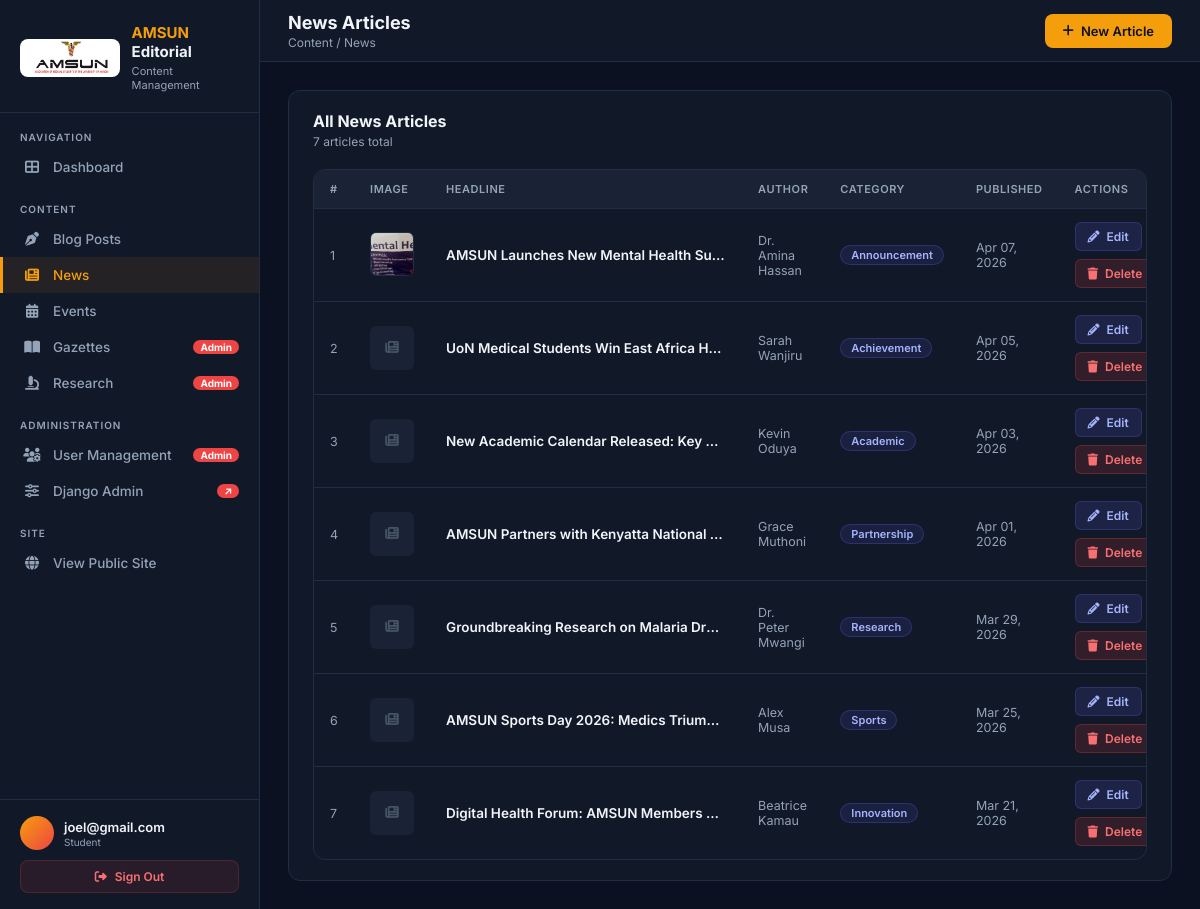
/editorial/news/ (signed in), run on the app's committed database.
### users/models.py (models this page shows, shortened)
class User(AbstractUser):
    email = models.EmailField(unique=True, max_length=255)
    username = None  # We are not using the username field
    ROLE_CHOICES = [
        ('student', 'Student'),
        ('alumni', 'Alumni'),
        ('editor', 'Editor'),
        ('admin', 'Admin'),
    ]
    role = models.CharField(max_length=10, choices=ROLE_CHOICES, default='student')
    objects = UserManager()
    USERNAME_FIELD = 'email'
    REQUIRED_FIELDS = []  # Only email and password are required

### core/models.py (models this page shows, shortened)
class News(models.Model):
    CATEGORY_CHOICES = [
        ('announcement', 'Announcement'),
        ('achievement', 'Achievement'),
        ('academic', 'Academic'),
        ('research', 'Research'),
        ('partnership', 'Partnership'),
        ('innovation', 'Innovation'),
        ('sports', 'Sports'),
        ('other', 'Other'),
    ]
    headline = models.CharField(max_length=200)
    content = models.TextField()
    published_date = models.DateField()
    author = models.CharField(max_length=100)
    image = models.ImageField(default='default.jpg', upload_to='news_pics/', blank=True, null=True)
    category = models.CharField(max_length=100, choices=CATEGORY_CHOICES, blank=True, null=True)

### editorial/views.py (the view)
# urls.py: path('news/',                    views.news_list,   name='news-list'),
@editorial_login_required
def news_list(request):
    news     = News.objects.order_by('-published_date')
    is_admin = _is_admin(request.user)
    return render(request, 'editorial/news_list.html', {'news': news, 'is_admin': is_admin})

### editorial/views.py (called while the page is built)
def _is_admin(user):
    return user.role == 'admin' or user.is_staff or user.is_superuser

### editorial/templates/editorial/news_list.html (shortened to what this page needs)
{% extends 'editorial/base.html' %}
{% block page_title %}News Articles{% endblock %}
{% block breadcrumb %}Content / News{% endblock %}
{% block nav_news %}active{% endblock %}
{% block topbar_actions %}
  <a href="{% url 'editorial:news-create' %}" class="btn btn-primary">
    <i class="fas fa-plus"></i> New Article
  </a>
{% endblock %}
{% block content %}
<div class="card">
  <div class="section-header">
    <div>
      <div class="section-title">All News Articles</div>
      <p class="text-muted" style="font-size:12px;margin-top:3px;">{{ news|length }} article{{ news|length|pluralize }} total</p>
    </div>
  </div>
  {% if news %}
  <div class="tbl-wrap">
    <table>
      <thead>
        <tr>
          <th style="width:50px;">#</th>
          <th style="width:50px;">Image</th>
          <th>Headline</th>
          <th>Author</th>
          <th>Category</th>
          <th>Published</th>
          <th>Actions</th>
        </tr>
      </thead>
      <tbody>
        {% for item in news %}
        <tr>
          <td class="td-muted">{{ forloop.counter }}</td>
          <td>
            {% if item.image and item.image.name != 'default.jpg' %}
              <img src="{{ item.image.url }}" class="img-thumb" alt="">
            {% else %}
              <div style="width:44px;height:44px;border-radius:6px;background:#1a2236;display:flex;align-items:center;justify-content:center;color:#475569;">
                <i class="fas fa-newspaper"></i>
              </div>
            {% endif %}
          </td>
          <td>
            <div style="font-weight:600;max-width:280px;overflow:hidden;text-overflow:ellipsis;white-space:nowrap;">{{ item.headline }}</div>
          </td>
          <td class="td-muted">{{ item.author }}</td>
          <td>
            {% if item.category %}
              <span class="badge badge-blue">{{ item.get_category_display }}</span>
            {% else %}<span class="td-muted">—</span>{% endif %}
          </td>
          <td class="td-muted">{{ item.published_date|date:"M d, Y" }}</td>
          <td>
            <div class="actions-cell">
              <a href="{% url 'editorial:news-edit' item.pk %}" class="btn btn-edit btn-sm">
                <i class="fas fa-pencil-alt"></i> Edit
              </a>
              <a href="{% url 'editorial:news-delete' item.pk %}" class="btn btn-danger btn-sm">
                <i class="fas fa-trash"></i> Delete
              </a>
            </div>
          </td>
        </tr>
        {% endfor %}
      </tbody>
    </table>
  </div>
  {% endif %}
</div>
{% endblock %}

### editorial/templates/editorial/base.html (shortened to what this page needs)
{% load static %}
<!DOCTYPE html>
<html lang="en">
<head>
  <link rel="stylesheet" href="https://cdnjs.cloudflare.com/ajax/libs/font-awesome/6.5.0/css/all.min.css" />
</head>
<body>
<nav id="sidebar">
  <div class="sidebar-logo">
    <img src="{% static 'core/logo.png' %}" alt="AMSUN Logo" class="logo-img">
    <div>
      <div class="logo-text"><span>AMSUN</span> Editorial</div>
      <div class="logo-sub">Content Management</div>
    </div>
  </div>
  <div class="sidebar-section-label">Navigation</div>
  <a href="{% url 'editorial:dashboard' %}" class="nav-link {% block nav_dashboard %}{% endblock %}">
    <i class="fas fa-th-large"></i> Dashboard
  </a>
  <div class="sidebar-section-label">Content</div>
  <a href="{% url 'editorial:blog-list' %}" class="nav-link {% block nav_blogs %}{% endblock %}">
    <i class="fas fa-pen-nib"></i> Blog Posts
  </a>
  <a href="{% url 'editorial:news-list' %}" class="nav-link {% block nav_news %}{% endblock %}">
    <i class="fas fa-newspaper"></i> News
  </a>
  <a href="{% url 'editorial:event-list' %}" class="nav-link {% block nav_events %}{% endblock %}">
    <i class="fas fa-calendar-alt"></i> Events
  </a>
  {% if is_admin %}
  <a href="{% url 'editorial:gazette-list' %}" class="nav-link {% block nav_gazette %}{% endblock %}">
    <i class="fas fa-book-open"></i> Gazettes
    <span class="nav-badge admin">Admin</span>
  </a>
  <a href="{% url 'editorial:research-list' %}" class="nav-link {% block nav_research %}{% endblock %}">
    <i class="fas fa-microscope"></i> Research
    <span class="nav-badge admin">Admin</span>
  </a>
  <div class="sidebar-section-label">Administration</div>
  <a href="{% url 'editorial:user-list' %}" class="nav-link {% block nav_users %}{% endblock %}">
    <i class="fas fa-users-cog"></i> User Management
    <span class="nav-badge admin">Admin</span>
  </a>
  <a href="/admin/" class="nav-link" target="_blank">
    <i class="fas fa-sliders-h"></i> Django Admin
    <span class="nav-badge admin">↗</span>
  </a>
  {% endif %}
  <div class="sidebar-section-label">Site</div>
  <a href="/" class="nav-link" target="_blank">
    <i class="fas fa-globe"></i> View Public Site
  </a>
  <div class="sidebar-footer">
    <div class="sidebar-user">
      <div class="avatar">{{ request.user.first_name|first|upper }}{{ request.user.last_name|first|upper }}</div>
      <div class="user-info">
        <div class="name">{{ request.user.get_full_name|default:request.user.email }}</div>
        <div class="role">{{ request.user.role }}</div>
      </div>
    </div>
    <a href="{% url 'editorial:logout' %}" class="logout-btn">
      <i class="fas fa-sign-out-alt"></i> Sign Out
    </a>
  </div>
</nav>
<div id="main">
  <div id="topbar">
    <div style="display:flex;align-items:center;gap:14px;">
      <div>
        <div class="topbar-title">{% block page_title %}Dashboard{% endblock %}</div>
        <div class="topbar-breadcrumb">{% block breadcrumb %}AMSUN Editorial{% endblock %}</div>
      </div>
    </div>
    <div class="topbar-actions">
      {% block topbar_actions %}{% endblock %}
    </div>
  </div>
  <div id="content">
    {% block content %}{% endblock %}
  </div>
</div>
</body>
</html>

### data on the page
User: user.get_full_name "joel@gmail.com", user.role "Student"
News: image (picture), headline "AMSUN Launches New Mental Health Su…", author "Dr. Amina Hassan", category "Announcement", published_date "Apr 07, 2026"
News: image "default.jpg" (drawn), headline "UoN Medical Students Win East Africa H…", author "Sarah Wanjiru", category "Achievement", published_date "Apr 05, 2026"
News: image "default.jpg" (drawn), headline "New Academic Calendar Released: Key…", author "Kevin Oduya", category "Academic", published_date "Apr 03, 2026"
News: image "default.jpg" (drawn), headline "AMSUN Partners with Kenyatta National…", author "Grace Muthoni", category "Partnership", published_date "Apr 01, 2026"
News: image "default.jpg" (drawn), headline "Groundbreaking Research on Malaria Dr…", author "Dr. Peter Mwangi", category "Research", published_date "Mar 29, 2026"
News: image "default.jpg" (drawn), headline "AMSUN Sports Day 2026: Medics Trium…", author "Alex Musa", category "Sports", published_date "Mar 25, 2026"
News: image "default.jpg" (drawn), headline "Digital Health Forum: AMSUN Members…", author "Beatrice Kamau", category "Innovation", published_date "Mar 21, 2026"

### other printed values
{{ news|length }} "7"
